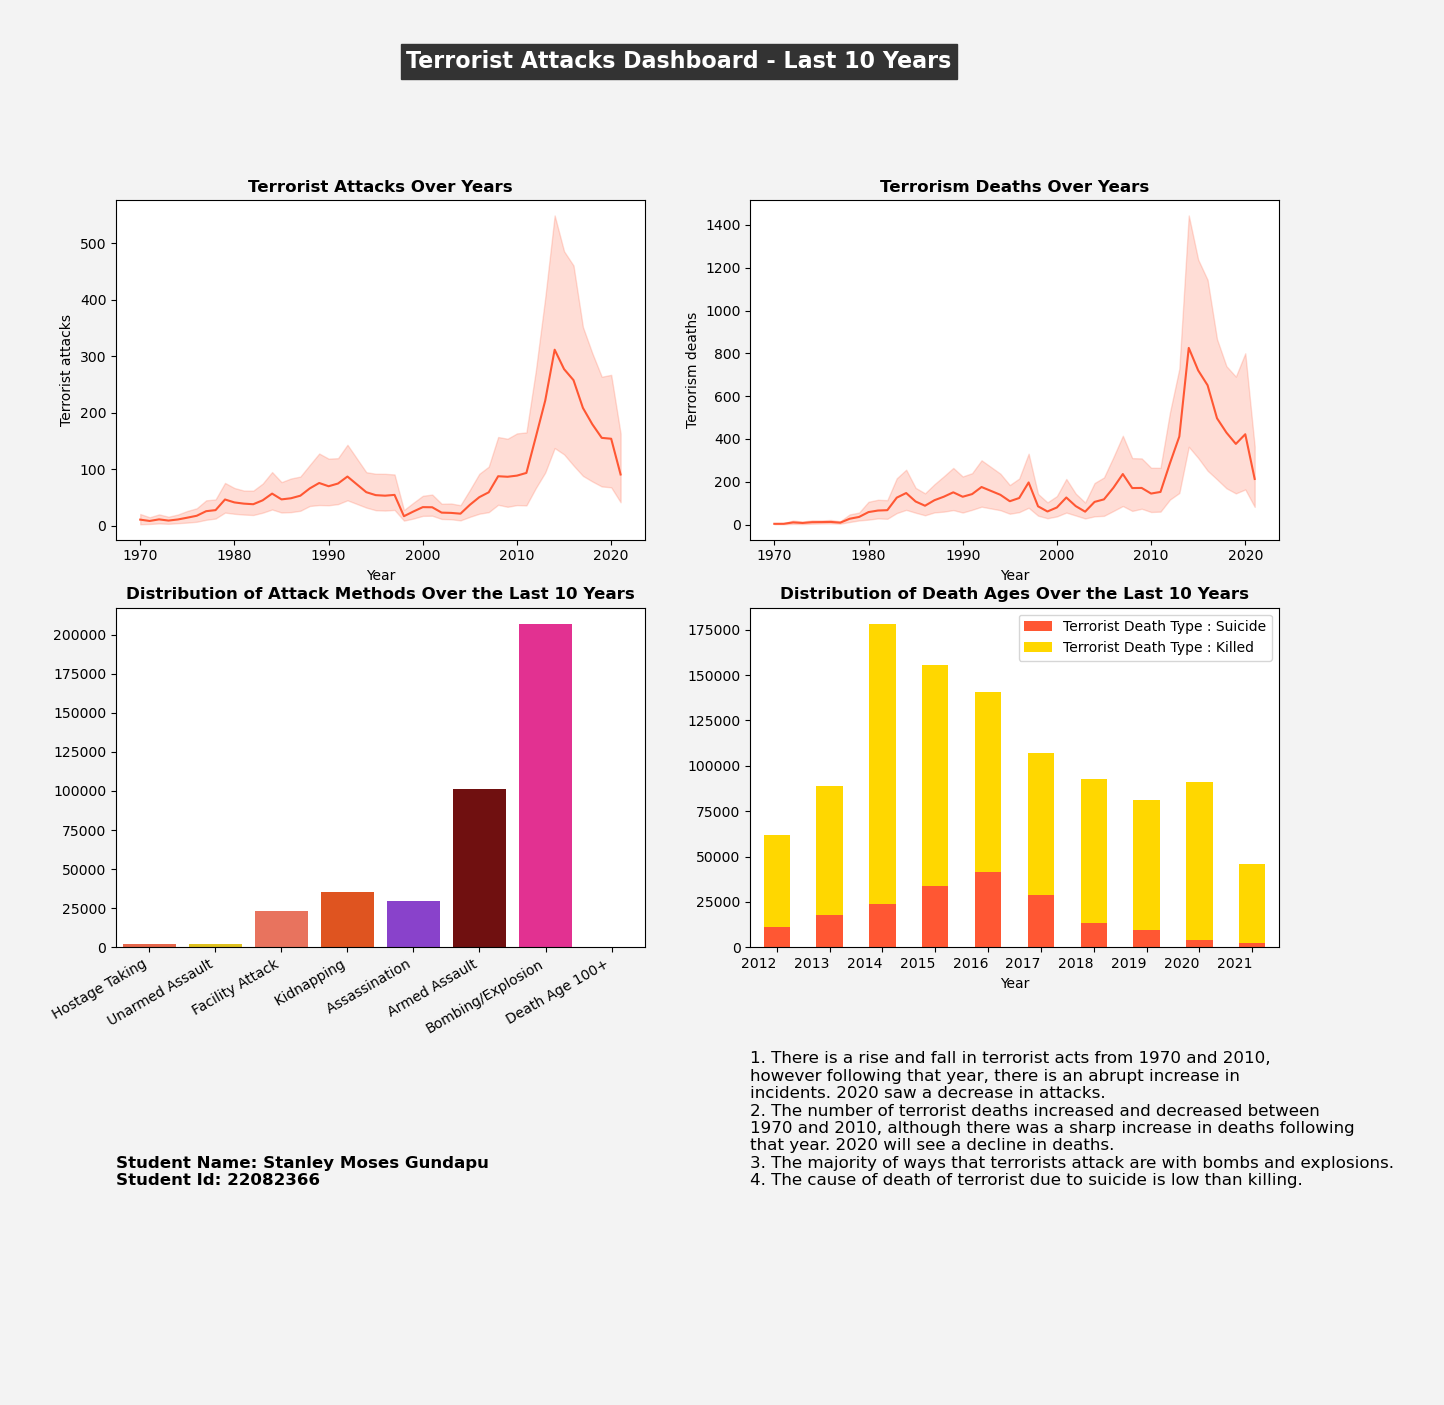

This chart was generated by the following Python code:
#DataSourceLink : https://www.kaggle.com/datasets/rafsunahmad/terrorist-attacks-data-since-1970-2023
#GithubLink : https://github.com/stanleygundapu/DataHandlingandvisualization.git

# Import necessary libraries
import pandas as pd
import seaborn as sns
import matplotlib.pyplot as plt

# Assuming your data is in a CSV file, load it into a DataFrame
df = pd.read_csv('terrorist-attacks.csv')

# Filter the DataFrame for the last 10 years
df_last_10_years = df[df["Year"] >= df["Year"].max() - 9]

# Set a custom color palette
custom_palette = ['#FF5733' , '#FFD700' , '#FF6347' , '#FF4500' ,
                  '#8A2BE2' , '#800000' , '#FF1493' , '#DC143C']

# Set the custom color palette
sns.set_palette(custom_palette)

# Create a figure with subplots and set background color
fig , axes = plt.subplots(nrows=3 , ncols=2 , figsize=(15 , 15) ,
                         facecolor='#f3f3f3')  # Set background color here

# Plot 1: Terrorist attacks over the last 10 years
sns.lineplot(x="Year" , y="Terrorist attacks" , data=df , ax=axes[0 , 0])
axes[0 , 0].set_title("Terrorist Attacks Over Years" , weight='bold')

# Plot 2: Terrorism deaths over the last 10 years
sns.lineplot(x="Year" , y="Terrorism deaths" , data=df , ax=axes[0 , 1])
axes[0 , 1].set_title("Terrorism Deaths Over Years" , weight='bold')

# Plot 3: Bar chart of attack methods over the last 10 years
attack_methods = df_last_10_years.iloc[: , 6:14].sum()
sns.barplot(x=attack_methods.index , y=attack_methods.values , ax=axes[1 , 0])
axes[1 , 0].set_title("Distribution of Attack Methods Over the Last 10 Years" ,
                     weight='bold')
axes[1 , 0].set_xticklabels(axes[1 , 0].get_xticklabels(),
                           rotation=30 , ha='right' , fontsize=10)

# Plot 4: Stacked bar chart of death ages over the last 10 years
death_ages = df_last_10_years.iloc[: , 14:21]
selected_columns = ['Terrorist Death Type : Suicide' , 'Terrorist Death Type : Killed']
death_ages_by_year = death_ages[selected_columns]
death_ages_by_year = death_ages_by_year.groupby(df_last_10_years["Year"]).sum()
death_ages_by_year.plot(kind="bar" , stacked=True , ax=axes[1 , 1])
axes[1 , 1].set_xticklabels(axes[1 , 1].get_xticklabels() , rotation=0 ,
                           ha='right' , fontsize=10)
axes[1 , 1].set_title("Distribution of Death Ages Over the Last 10 Years" ,
                     weight='bold')

# Add a dashboard title
fig.suptitle("Terrorist Attacks Dashboard - Last 10 Years",
             fontsize=16 , weight='bold' , backgroundcolor='#333333' , color='white')

# Add a text grid as a separate subplot with a background color
text_grid = axes[2 , 1]
text_grid.axis('off')  # Turn off axis for text grid
text = "1. There is a rise and fall in terrorist acts from 1970 and 2010, \n" \
       "however following that year, there is an abrupt increase in \n" \
       "incidents. 2020 saw a decrease in attacks. \n" \
       "2. The number of terrorist deaths increased and decreased between \n" \
       "1970 and 2010, although there was a sharp increase in deaths following \n" \
       "that year. 2020 will see a decline in deaths.\n" \
       "3. The majority of ways that terrorists attack are with bombs and explosions.\n" \
       "4. The cause of death of terrorist due to suicide is low than killing."
text_grid.text(0 , 0.5 , text , fontsize=12 , multialignment='left' ,
               backgroundcolor='#f3f3f3')  # Set text grid background color

text_grid = axes[2 , 0]
text_grid.axis('off')  # Turn off axis for text grid
text = "Student Name: Stanley Moses Gundapu\n" \
       "Student Id: 22082366"
text_grid.text(0 , 0.5 , text , fontsize=12 , multialignment='left' ,
               weight='bold' , backgroundcolor='#f3f3f3')  # Set text grid background color

plt.savefig('22082366.png' , bbox_inches='tight' , pad_inches=0.5)
# Adjust layout
fig.tight_layout(rect=[0 , 0.03 , 1 , 0.95])
plt.subplots_adjust(hspace=0.5 , wspace=0.3)
# plt.show()
